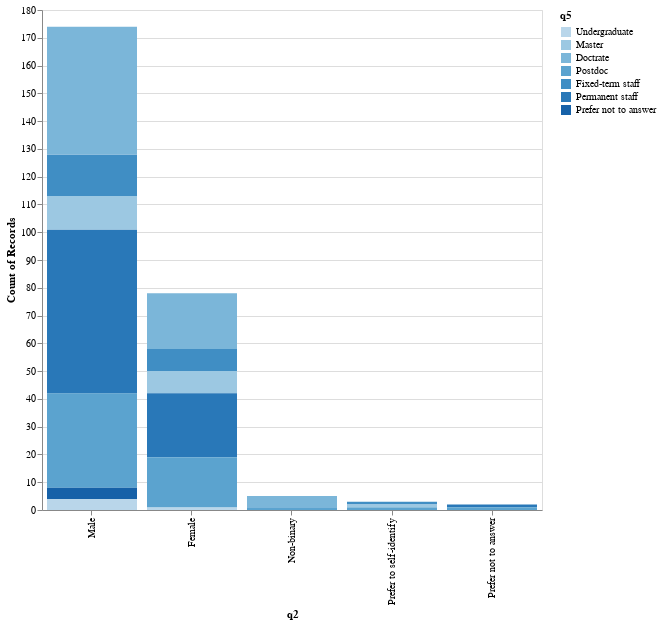

The notebook cell saved with this chart:
### Code cell
alt.Chart(data).mark_bar().encode(
    alt.X("q2"),
    alt.Y("count()"),
    alt.Color("q5").scale(scheme="blues"),
).properties(
    width=500,
    height=500
)

### Figure 1 — Vega-Lite specification as saved in the notebook (floating-point values rounded to 4 significant figures; data arrays with more than 128 entries replaced by an {"elided": "..."} marker saying what was removed)
{"config": {"view": {"continuousWidth": 300, "continuousHeight": 300}}, "data": {"name": "data-68297e55635e3d51b7ebee18f4a1e0f4"}, "mark": {"type": "bar"}, "encoding": {"color": {"field": "q5", "scale": {"scheme": "blues"}, "sort": ["Undergraduate", "Master", "Doctrate", "Postdoc", "Fixed-term staff", "Permanent staff", "Prefer not to answer"], "type": "ordinal"}, "x": {"field": "q2", "sort": ["Male", "Female", "Non-binary", "Prefer to self-identify", "Prefer not to answer"], "type": "ordinal"}, "y": {"aggregate": "count", "type": "quantitative"}}, "height": 500, "width": 500, "$schema": "https://vega.github.io/schema/vega-lite/v5.8.0.json", "datasets": {"data-68297e55635e3d51b7ebee18f4a1e0f4": {"elided": "262 records"}}}
